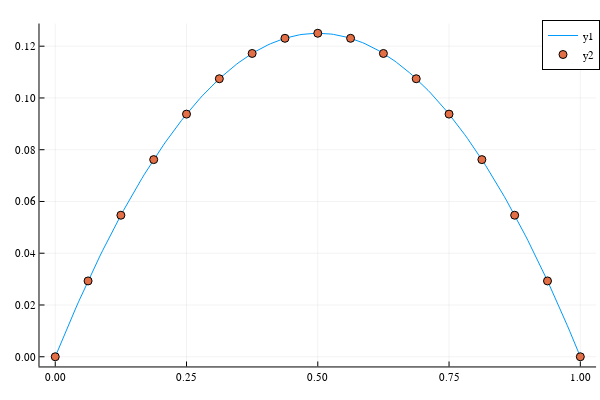

The code cell stored with this chart in its notebook:
### Code cell
g = x -> (1/2)*x*(1-x)
g2 = x -> (1/6)*(x - x^3)
g3 = x -> (exp(1)-1)*x-exp(x)+1

h2 = 1/200
p = zeros(201)
for i in 1:201
    p[i]=(i-1)*h2
end

UNAA_COSA = 16

h3 = 1/UNAA_COSA
v = zeros(UNAA_COSA+1)
for i in 1:UNAA_COSA+1
    v[i]=(i-1)*h3
end

u = finite_elements(UNAA_COSA, x->1, ϕ, ϕ_prime) ./ UNAA_COSA

plotly()
plot(p, g.(p))
plot!(v, u, seriestype = :scatter)

### Figure 1 — Plotly figure (JSON) as saved in the notebook; plotly's stock layout.template omitted (floating-point values rounded to 4 significant figures; data arrays with more than 128 entries replaced by an {"elided": "..."} marker saying what was removed)
{"data": [{"colorbar": {"title": ""}, "legendgroup": "y1", "line": {"color": "rgba(0, 154, 250, 1.000)", "dash": "solid", "shape": "linear", "width": 1}, "mode": "lines", "name": "y1", "showlegend": true, "type": "scatter", "x": {"elided": "201 float values"}, "xaxis": "x", "y": {"elided": "201 float values"}, "yaxis": "y", "zmax": null, "zmin": null}, {"colorbar": {"title": ""}, "legendgroup": "y2", "marker": {"color": "rgba(227, 111, 71, 1.000)", "line": {"color": "rgba(0, 0, 0, 1.000)", "width": 1}, "size": 8, "symbol": "circle"}, "mode": "markers", "name": "y2", "showlegend": true, "type": "scatter", "x": [0, 0.0625, 0.125, 0.1875, 0.25, 0.3125, 0.375, 0.4375, 0.5, 0.5625, 0.625, 0.6875, 0.75, 0.8125, 0.875, 0.9375, 1], "xaxis": "x", "y": [0, 0.0293, 0.05469, 0.07617, 0.09375, 0.1074, 0.1172, 0.123, 0.125, 0.123, 0.1172, 0.1074, 0.09375, 0.07617, 0.05469, 0.0293, 0], "yaxis": "y", "zmax": null, "zmin": null}], "layout": {"annotations": [], "height": 400, "legend": {"bgcolor": "rgba(255, 255, 255, 1.000)", "bordercolor": "rgba(0, 0, 0, 1.000)", "borderwidth": 1, "font": {"color": "rgba(0, 0, 0, 1.000)", "family": "sans-serif", "size": 11}, "title": {"font": {"color": "rgba(0, 0, 0, 1.000)", "family": "sans-serif", "size": 15}, "text": ""}, "tracegroupgap": 0, "traceorder": "normal", "x": 1, "xanchor": "auto", "y": 1, "yanchor": "auto"}, "margin": {"b": 20, "l": 0, "r": 0, "t": 20}, "paper_bgcolor": "rgba(255, 255, 255, 1.000)", "plot_bgcolor": "rgba(255, 255, 255, 1.000)", "showlegend": true, "width": 600, "xaxis": {"anchor": "y", "domain": [0.06582, 0.9934], "gridcolor": "rgba(0, 0, 0, 0.100)", "gridwidth": 0.5, "linecolor": "rgba(0, 0, 0, 1.000)", "mirror": false, "range": [-0.03, 1.03], "showgrid": true, "showline": true, "showticklabels": true, "tickangle": 0, "tickcolor": "rgb(0, 0, 0)", "tickfont": {"color": "rgba(0, 0, 0, 1.000)", "family": "sans-serif", "size": 11}, "tickmode": "array", "ticks": "inside", "ticktext": ["0.00", "0.25", "0.50", "0.75", "1.00"], "tickvals": [0, 0.25, 0.5, 0.75, 1], "title": "", "titlefont": {"color": "rgba(0, 0, 0, 1.000)", "family": "sans-serif", "size": 15}, "type": "-", "visible": true, "zeroline": false, "zerolinecolor": "rgba(0, 0, 0, 1.000)"}, "yaxis": {"anchor": "x", "domain": [0.03762, 0.9902], "gridcolor": "rgba(0, 0, 0, 0.100)", "gridwidth": 0.5, "linecolor": "rgba(0, 0, 0, 1.000)", "mirror": false, "range": [-0.00375, 0.1288], "showgrid": true, "showline": true, "showticklabels": true, "tickangle": 0, "tickcolor": "rgb(0, 0, 0)", "tickfont": {"color": "rgba(0, 0, 0, 1.000)", "family": "sans-serif", "size": 11}, "tickmode": "array", "ticks": "inside", "ticktext": ["0.00", "0.02", "0.04", "0.06", "0.08", "0.10", "0.12"], "tickvals": [0, 0.02, 0.04, 0.06, 0.08, 0.1, 0.12], "title": "", "titlefont": {"color": "rgba(0, 0, 0, 1.000)", "family": "sans-serif", "size": 15}, "type": "-", "visible": true, "zeroline": false, "zerolinecolor": "rgba(0, 0, 0, 1.000)"}}}
